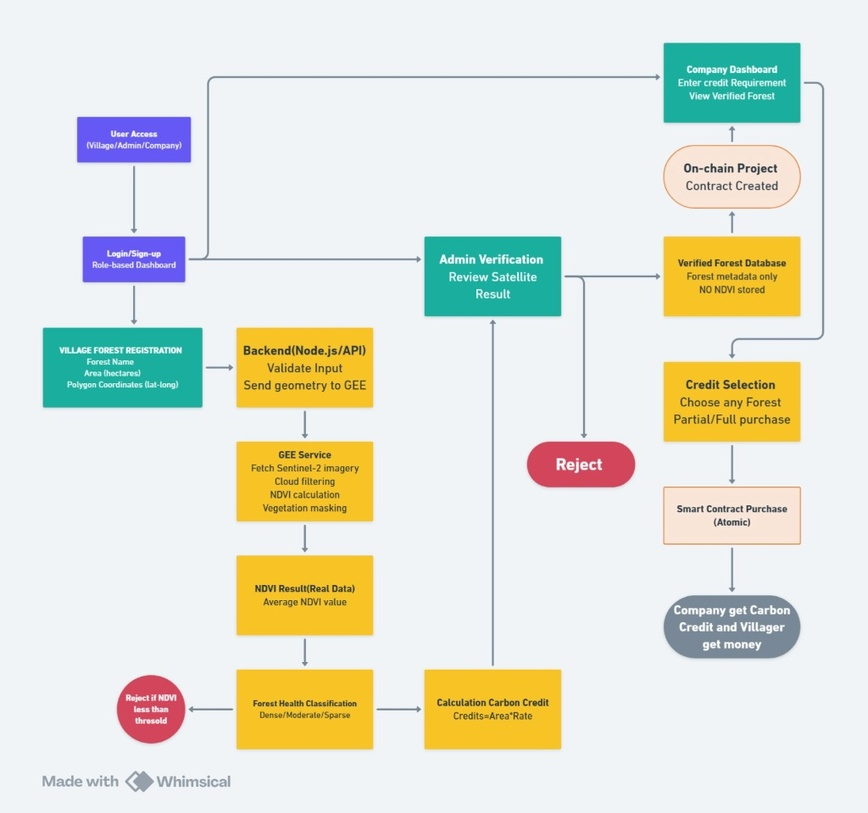
#> input picture assets/system_flow.jpg, 868 x 813 px, shrunk from 1024 x 959 before the run
$ python round_corners.py
#> lines starting #> are read from the running program, lines starting #| are printed output that depends on the picture; after the words box and inside, x2 and y2 are one past the last pixel; in counts of white or black regions, pixels touching at a corner belong together
#> further down, im is the input picture: PIL image 868x813 RGB; mean R, G, B 225.4, 228, 216
from PIL import Image, ImageDraw

def add_corners(im, rad):
#> called with rad = 30
    circle = Image.new('L', (rad * 2, rad * 2), 0)
#> circle: PIL image 60x60 L; every value is 0
    draw = ImageDraw.Draw(circle)
    draw.ellipse((0, 0, rad * 2, rad * 2), fill=255)
    alpha = Image.new('L', im.size, 255)
#> alpha: PIL image 868x813 L; every value is 255
    w, h = im.size
#> w = 868; h = 813
    alpha.paste(circle.crop((0, 0, rad, rad)), (0, 0))
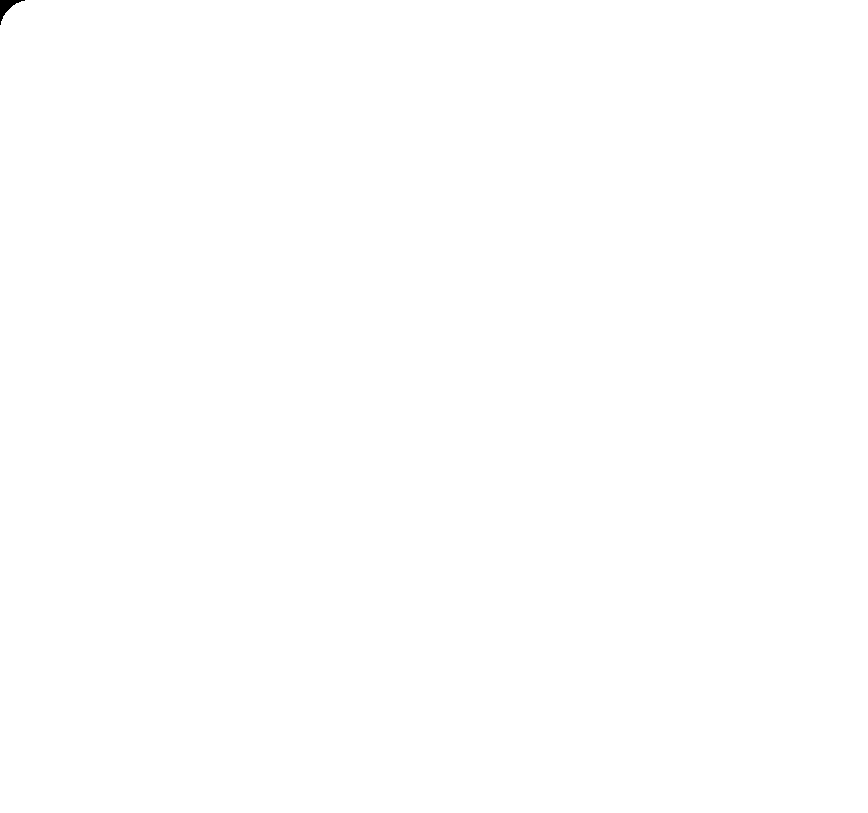
#> alpha: PIL image 868x813 L; 100% white; 1 black region, box (x1, y1, x2, y2) and area: (0, 0, 25, 25) 203
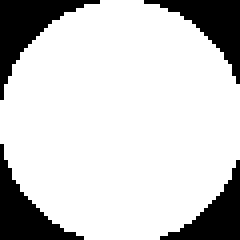
#> circle: PIL image 60x60 L (shown 4 times larger); 80.2% white; 4 black regions, box (x1, y1, x2, y2) and area: (0, 0, 25, 25) 203, (36, 0, 60, 21) 178, (0, 36, 21, 60) 178, (40, 40, 60, 60) 154
    alpha.paste(circle.crop((0, rad, rad, rad * 2)), (0, h - rad))
#> alpha: PIL image 868x813 L; 99.9% white; 2 black regions, box (x1, y1, x2, y2) and area: (0, 0, 25, 25) 203, (0, 789, 21, 813) 178
    alpha.paste(circle.crop((rad, 0, rad * 2, rad)), (w - rad, 0))
#> alpha: PIL image 868x813 L; 99.9% white; 3 black regions, box (x1, y1, x2, y2) and area: (0, 0, 25, 25) 203, (844, 0, 868, 21) 178, (0, 789, 21, 813) 178
    alpha.paste(circle.crop((rad, rad, rad * 2, rad * 2)), (w - rad, h - rad))
#> alpha: PIL image 868x813 L; 99.9% white; 4 black regions, box (x1, y1, x2, y2) and area: (0, 0, 25, 25) 203, (844, 0, 868, 21) 178, (0, 789, 21, 813) 178, (848, 793, 868, 813) 154
    im.putalpha(alpha)
#> im: PIL image 868x813 RGBA
    return im

try:
    im = Image.open("assets/system_flow.jpg")
    im = add_corners(im, 30) # 30px radius
    im.save("assets/system_flow.png")
    print("Successfully converted to rounded PNG")
except Exception as e:
    print(f"Error: {e}")
